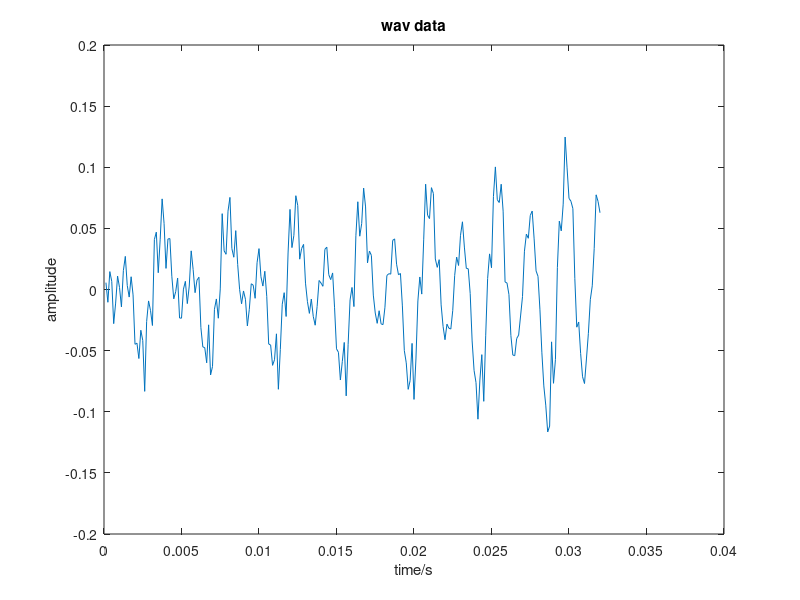

Reproduce this figure in MATLAB. (Note: this script raises an error after producing the figure.)
clc;clear all;close all
load('frameData.mat');
data = wavFrame;
N = length(wavFrame);

%% original data
figure;
plot((1:N)/fs,wavFrame);
title('wav data');
xlabel('time/s');
ylabel('amplitude');

%% formants cal
formantNum = 5;
[fr,bw] = FrameFormant(data ,formantNum,fs);


%% fft data 
fft_data = fft(data);
fft_data_amp = abs(fft_data);
diff_1 = diff(fft_data_amp,1);

fft_data_en = zeros(N,1);
midN = mid(N);

delta_diff = 0.2;
for i = 2 : midN
        f = fs * i / N;
        a = diff_1(i-1);
        b = diff_1(i);
        gain_add = 0;
       if a*b < 0
           if a > 0
               gain_add = delta_diff;
           else
                gain_add = -delta_diff;
           end
       end
        gain = 1;
         if f > (fr(1) - 0.5 * bw(1)) &&  f < (fr(1) + 0.5 * bw(1)) || f > (fr(2) - 0.5 * bw(2)) &&  f < (fr(2) + 0.5 * bw(2))...
                 || f > (fr(3) - 0.5 * bw(3)) &&  f < (fr(3) + 0.5 * bw(3)) || f > (fr(4) - 0.5 * bw(4)) &&  f < (fr(4) + 0.5 * bw(4))...
                 || f > (fr(5) - 0.5 * bw(5)) &&  f < (fr(5) + 0.5 * bw(5))
             gain =1.3;
         else 
             gain =1;
         end
         gain = gain + gain_add;
        fft_data_en(i) = gain * fft_data(i);
        fft_data_en(N + 2 - i) =  conj(fft_data_en(i));
end
fft_data_en_amp = abs(fft_data_en);
y1 = 10 * log10(fft_data_amp);
y2 = 10 * log10(fft_data_en_amp);
figure;
t = (1:midN)/N *fs;
subplot(2,1,1)
plot(t,y1(1:midN));
subplot(2,1,2);
plot(t,y2(1:midN));
figure;
plot(t,y1(1:midN),t,y2(1:midN),'r--');